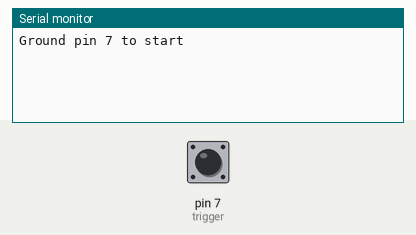
The sketch below on a simulated Arduino Uno, built with avr-gcc and run on an emulated ATmega328P. On the bench: the last lines printed to the serial monitor. The test bench sets the inputs (shaded band); at power-on: pin 7 (trigger) HIGH. Random numbers use the default seed unless the sketch sets one.

Above: at 1.2 s.
1.3 s: pin 7 (trigger) pulled LOW for 0.15 s
At 1.9 s:
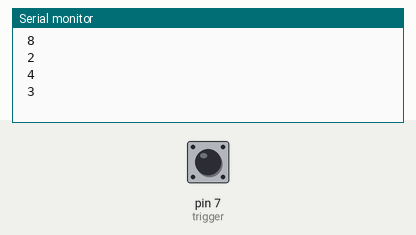
2.9 s: pin 7 (trigger) pulled LOW for 1 s
At 5.1 s:
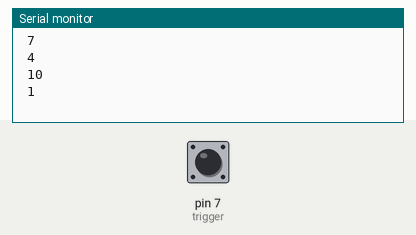
5.4 s: pin 7 (trigger) driven LOW
At 5.9 s:
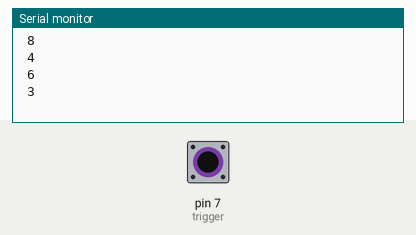
8.4 s: pin 7 (trigger) pulsed HIGH 2 times (0.12 s each, 0.3 s apart)
Timing chart, 0 to 11.4 s (numbered marks = the images above; inputs shaded):
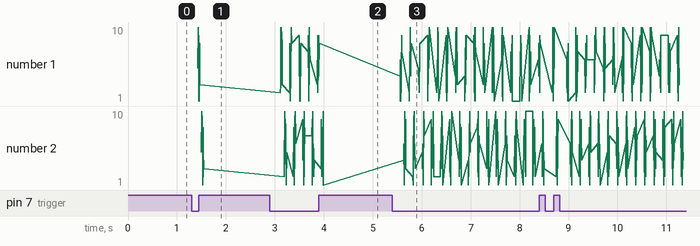

Measured:
- after the input at 1.3 s, the serial monitor: prints a new line after 0.10 s (image 1)
- after the input at 2.9 s, the serial monitor: prints a new line after 0.22 s (image 2)

The sketch:

listing6-4.ino
```cpp
int ArrayOne [10]; //produces ten non-duplicate numbers efficiently
int ArrayMirror [10]; //by adding to the non-duplicate array
int ArrayDupes [10]; //progressive iterations
int i;
int j;
int d;
const int trigger = 7;
boolean trigState;
boolean goToReset;

void setup() {
  pinMode (trigger, INPUT_PULLUP);
  randomSeed (analogRead(5));
  Serial.begin (9600);
  Serial.println ("Ground pin 7 to start");
  Serial.println (" ");
}

void loop() {
  trigState = digitalRead (trigger);
  delay (100);
  while (trigState == LOW) { //this section sets up your numbers,
    //creates a copy, and prints number
    Serial.println (" ");
    Serial.println ("Original Numbers ");
    Serial.println (" ");
    for (i = 0; i < 10; i++) {
      ArrayOne [i] = random (1, 11);
      ArrayMirror [j] = ArrayOne [i];
      Serial.print ( ArrayOne [i] );
      Serial.println (" ");
      j++;
    }
reset: //restarts here to clear duplicate numbers
    goToReset = false;

    for ( d = 0; d < 10; d++ ) { //zeros the dupe array
      ArrayDupes [d] = 0;
    }

    for ( i = 0; i < 10; i++ ) {
      for ( j = 0; j < 10; j++ ) { //tests for dupes
        if ( (ArrayOne [ i ] == ArrayMirror [ j] ) && ( i > j) && ( i != 0 )) {

          ArrayDupes [i] = ArrayOne [i]; // gives array of dupes
          // gives zeros for none
        }
      }
    }
    i = 0;
    for ( d = 0; d < 10; d++ ) { //if ArrayDupes numbers are dupes // picks a new random number
      if ( ArrayDupes [ d ] != 0 ) {
        ArrayOne [ d ] = random (1, 11);
        goToReset = true;
      }
    }
    j = 0;
    for ( i = 0; i < 10; i++ ) {
      ArrayMirror [ j ] = ArrayOne [ i ];
      j++;
    }
    if (goToReset == true) {
      goto reset; // since there were dupes, goes back to
      //run dupe test again
    }
    Serial.println (" ");
    Serial.println ("Non-Duplicate Numbers ");
    Serial.println (" ");
    for (i = 0; i < 10; i++ ) { //prints an array of no dupes
      Serial.print (" ");
      Serial.print ( ArrayOne [ i ] );
      Serial.println (" ");
    }
    Serial.println (" ");
    i = 0;
    j = 0;
    d = 0;
    for ( i = 0; i < 10; i++ ) { //zeros the ArrayOne array at end
      //of the game
      ArrayOne [ i ] = 0;
    }
    trigState = HIGH;
  }
}
```
